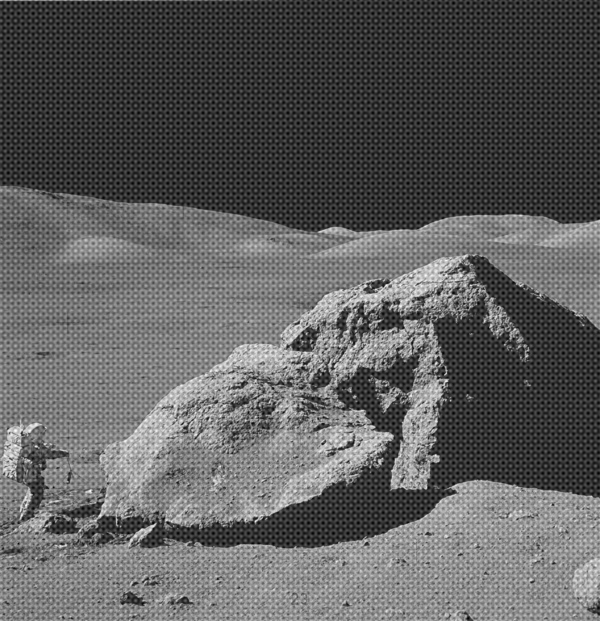
#> input picture nasa.png, 600 x 621 px
$ python image_process.py
#> lines starting #> are read from the running program, lines starting #| are printed output that depends on the picture; after the words box and inside, x2 and y2 are one past the last pixel; in counts of white or black regions, pixels touching at a corner belong together
import numpy as np
import numpy.fft as fp
import matplotlib.pyplot as plt
from pylab import *

PAD_WIDTH = 100

# Read in image, create padded image
im = imread('nasa.png')
#> im is the input picture: shape (621, 600) float32; min 0, max 1, mean 0.37
im1 = np.zeros((im.shape[0]+2*PAD_WIDTH, im.shape[1]+2*PAD_WIDTH))
print(im.shape, im1.shape)
#| (621, 600) (821, 800)
for i in range(im.shape[0]):
    for j in range(im.shape[1]):
        im1[i+PAD_WIDTH,j+PAD_WIDTH] = im[i,j]
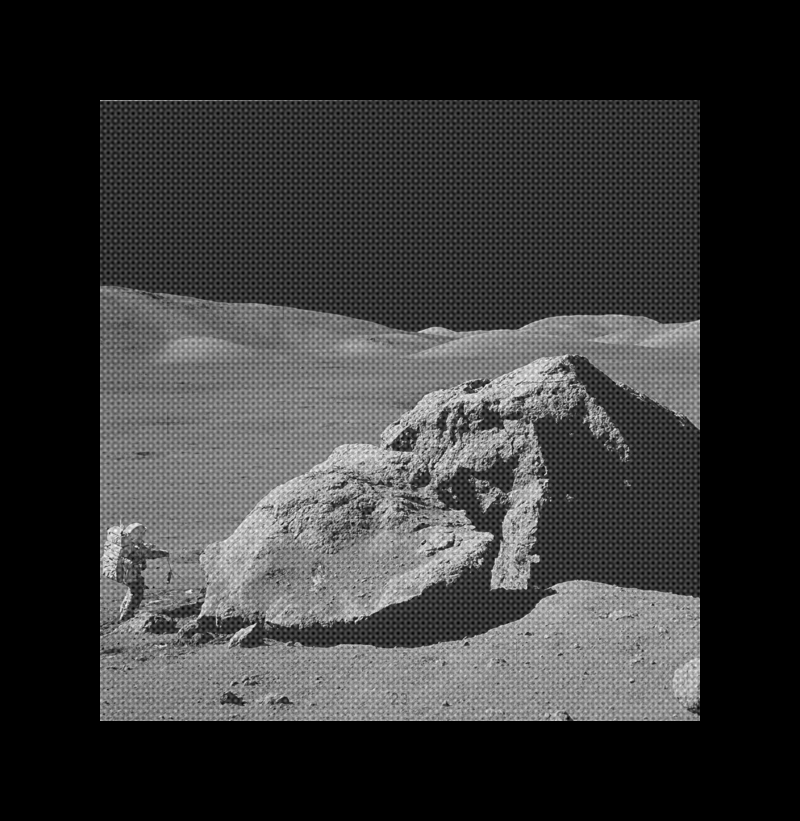
#> im1: shape (821, 800) float64; min 0, max 1, mean 0.21

# Linear ramp-down on top
for j in range(im.shape[1]):
    eventual_brightness = im [0][j]
    for i, val in enumerate(np.linspace(0, eventual_brightness, PAD_WIDTH)):
        im1 [i,j+PAD_WIDTH] = val
        eventual_brightness = im[j][i]
#> this loop made 600 passes
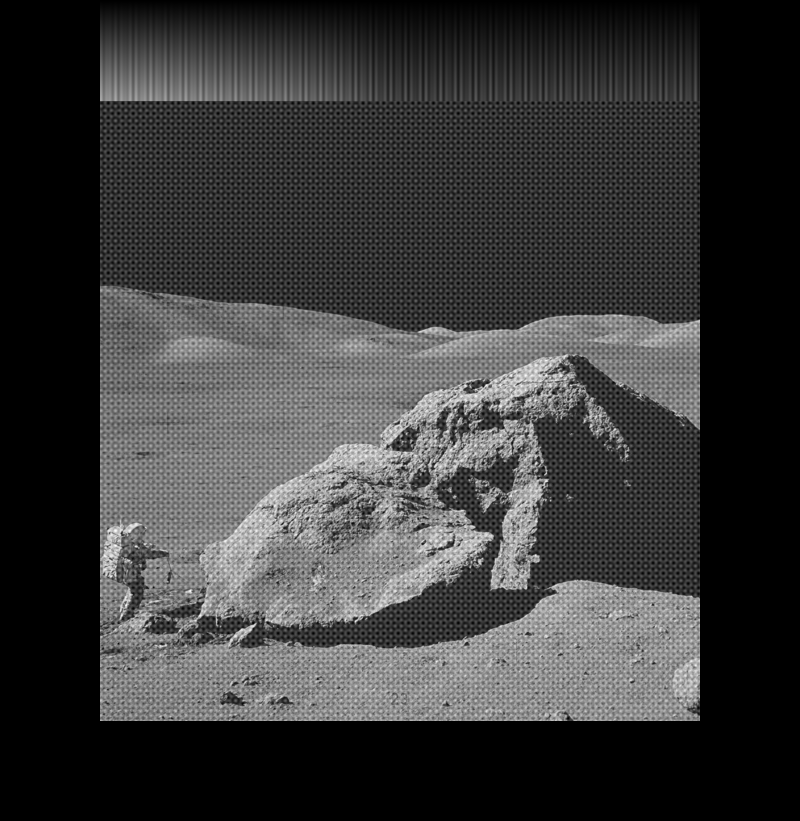
#> im1: shape (821, 800) float64; 9.04% of pixels changed, all inside (x1, y1, x2, y2) = (100, 1, 700, 100)
# Linear ramp-down on bottom
for j in range(im.shape[1]):
    eventual_brightness = im [im.shape[0]-1][j]
    for i, val in enumerate(np.linspace(eventual_brightness, 0, PAD_WIDTH)):
        im1 [i+im.shape[0]+ PAD_WIDTH, j+PAD_WIDTH] = val
        eventual_brightness = im[j][i]
#> this loop made 600 passes
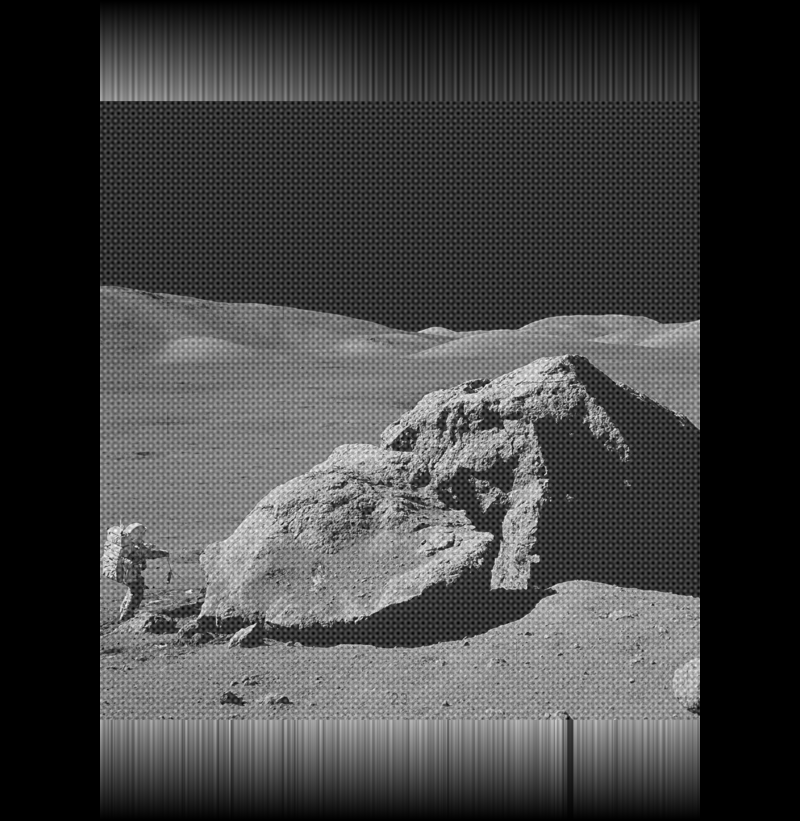
#> im1: shape (821, 800) float64; 9.04% of pixels changed, all inside (x1, y1, x2, y2) = (100, 721, 700, 820)
# Linear ramp-down on left
for j in range(im.shape[0]):
    eventual_brightness = im [j][0]
    for i, val in enumerate(np.linspace(0, eventual_brightness, PAD_WIDTH)):
        im1 [j+PAD_WIDTH, i] = val
        eventual_brightness = im[j][i]
#> this loop made 621 passes
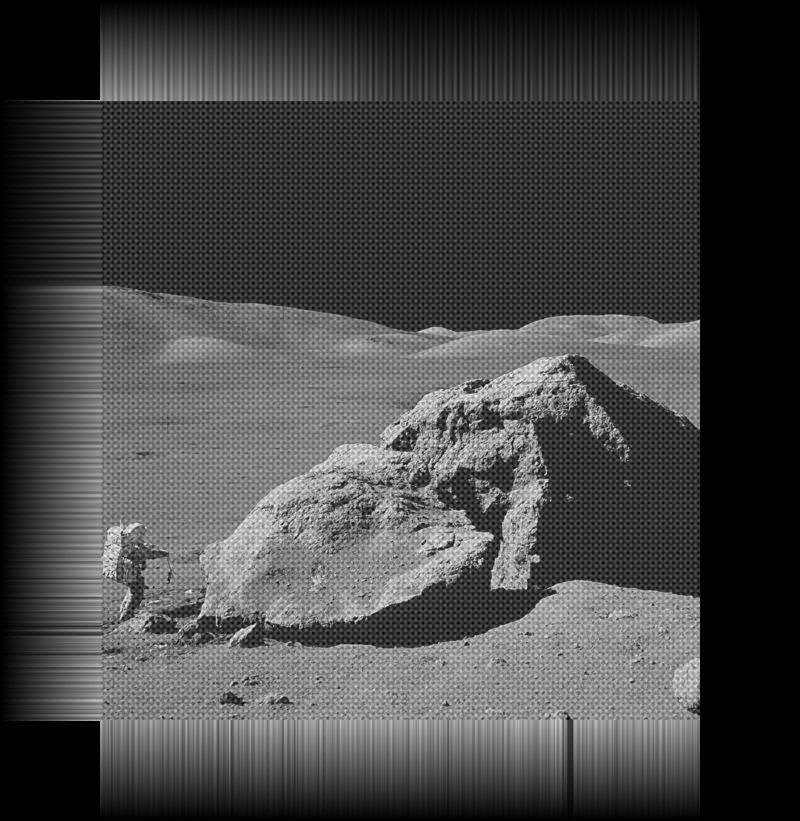
#> im1: shape (821, 800) float64; 9.36% of pixels changed, all inside (x1, y1, x2, y2) = (1, 100, 100, 721)
# Linear ramp-down on right
for j in range(im.shape[0]):
    eventual_brightness = im [j][im.shape[1]-1]
    for i, val in enumerate(np.linspace(eventual_brightness, 0, PAD_WIDTH)):
        im1 [j+PAD_WIDTH, i+im.shape[1]+PAD_WIDTH] = val
        eventual_brightness = im[j][i]
#> this loop made 621 passes
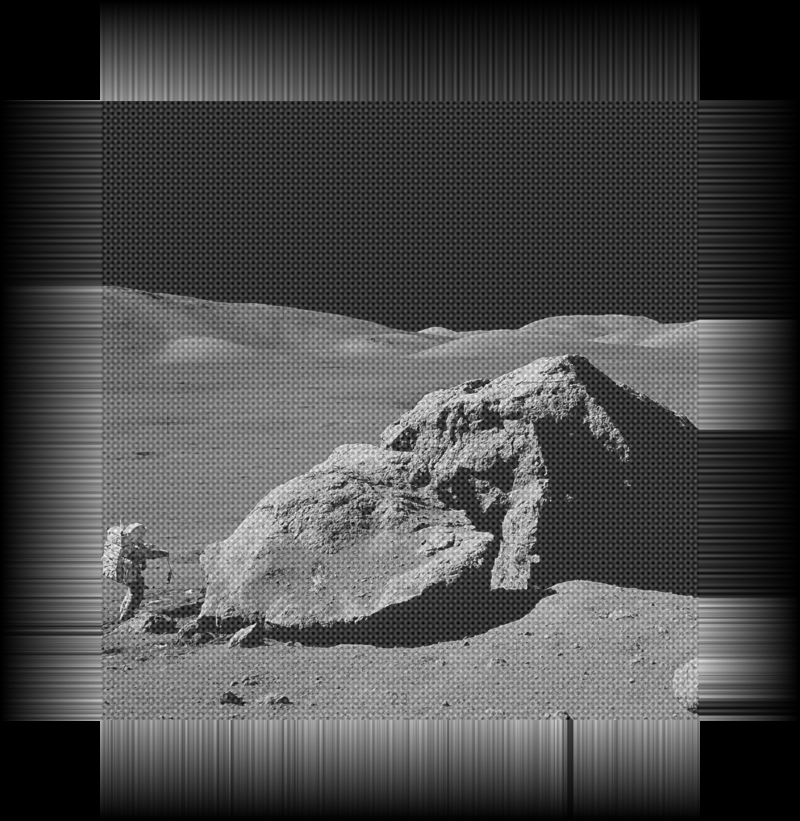
#> im1: shape (821, 800) float64; 9.36% of pixels changed, all inside (x1, y1, x2, y2) = (700, 100, 799, 721)


# the LPF kernel
kernel = [[1]*im1.shape[1]]*im1.shape[0]

plt.figure(figsize=(15,10))
plt.gray() # show the filtered result in grayscale

# Draw the ring in the objective PFP
freq = fp.fft2(im1)
freq_kernel = fp.fft2(fp.ifftshift(kernel))
for i, x in enumerate(freq_kernel):
    for j,y in enumerate(x):
        freq_kernel[i][j] = 1+0j
import math
# draw the circle
for angle in range(0, 3600, 1):
    angle = angle/10
    for r in range(1500,1700):
        r = r/10
        x = r * math.sin(math.radians(angle)) + 0
        y = r * math.cos(math.radians(angle)) + 0
        freq_kernel[int(round(y))][int(round(x))] = 0j
# Add a square in the circle:
for t in range(0, 25, 1):
    for j in range(-120, 100, 1):
        freq_kernel [t-120][j] = 0j
        freq_kernel [t+100][j] = 0j
for t in range(0, 25, 1):
    for j in range(-120, 100, 1):
        freq_kernel [j][t-120] = 0j
        freq_kernel [j][t+100] = 0j


# Monkey with the image by convolution
freq_LPF = freq*freq_kernel # by the Convolution theorem
im2 = fp.ifft2(freq_LPF)
freq_im2 = fp.fft2(im2)


# Create image
plt.subplot(2,3,1)
plt.imshow(im)
plt.title('Original Image', size=20)
plt.subplot(2,3,2)
plt.imshow(im1)
plt.title('Padded Image', size=20)
plt.subplot(2,3,3)
plt.imshow( (20*np.log10( 0.1 + fp.fftshift(freq))).astype(int), cmap='jet')
plt.title('Original Image Spectrum', size=20)
plt.subplot(2,3,4)
plt.imshow( (20*np.log10( 0.1 + fp.fftshift(freq_kernel))).astype(int), cmap='jet')
plt.title('Image Spectrum of the Filter', size=20)
plt.subplot(2,3,5)
plt.imshow( (20*np.log10( 0.1 + fp.fftshift(freq_im2))).astype(int), cmap='jet')
plt.title('Image Spectrum after Filtering', size=20)
plt.subplot(2,3,6)
plt.imshow(im2.astype(np.float64)) # the imaginary part is an artifact
plt.title('Output Image', size=20)
plt.show()
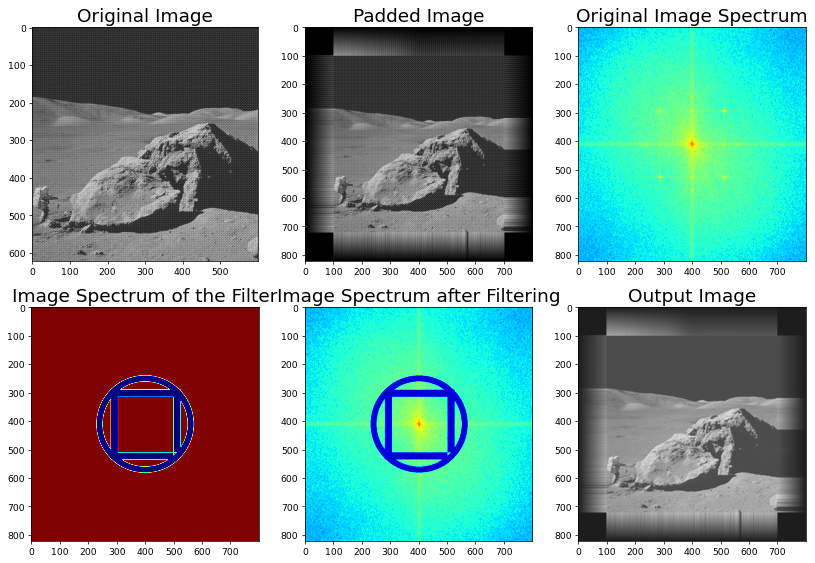
#> figure drawn by matplotlib, 6 panels
